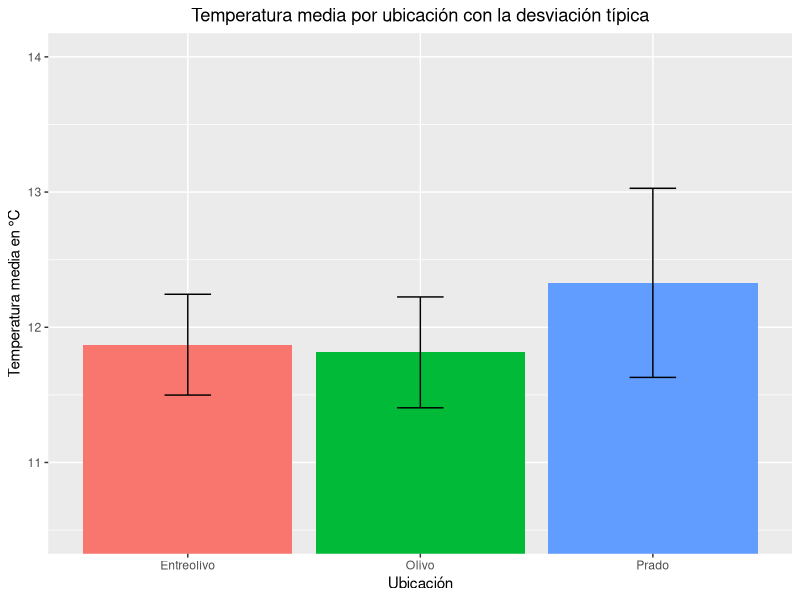
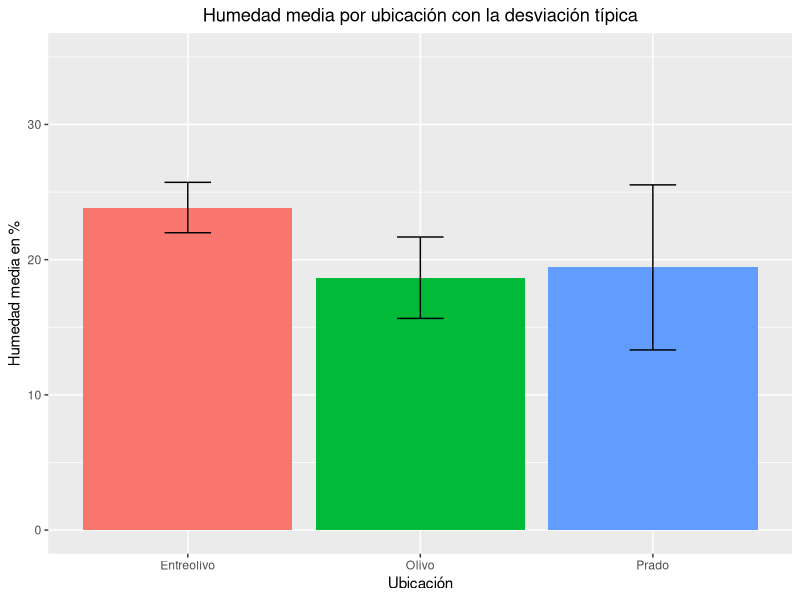
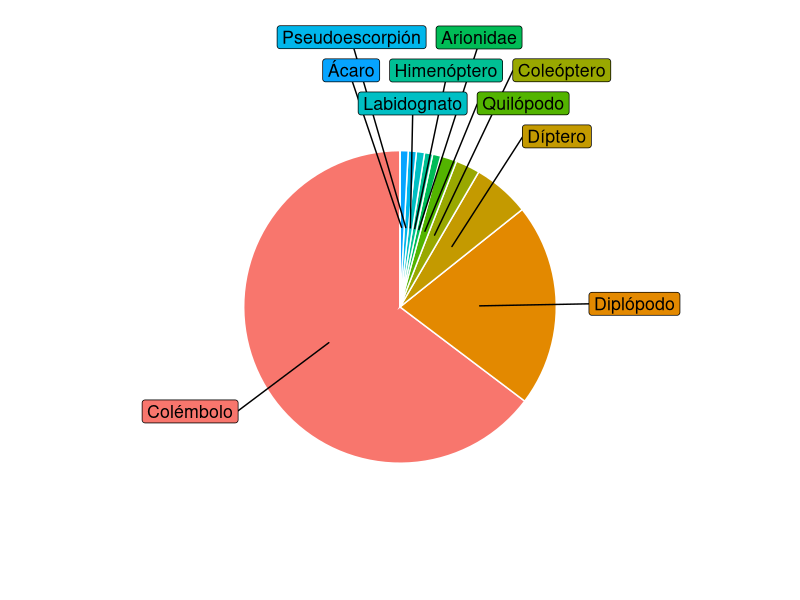
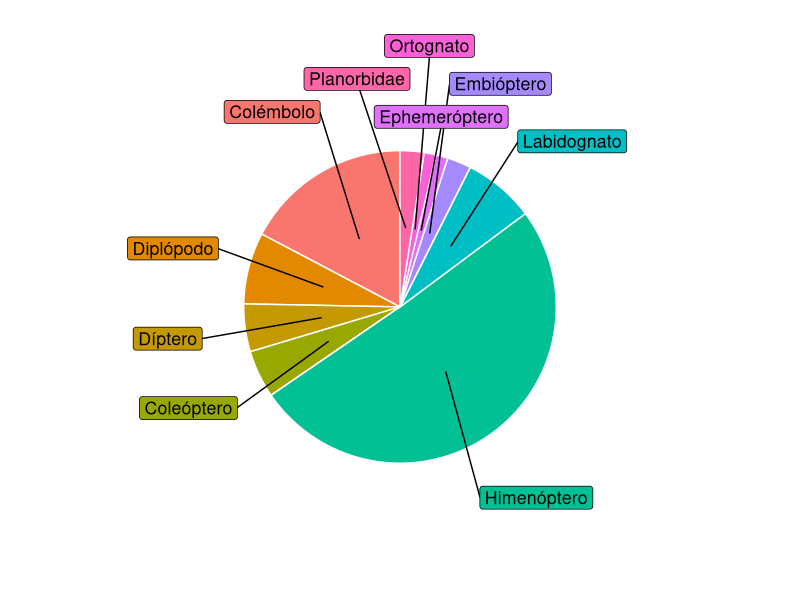
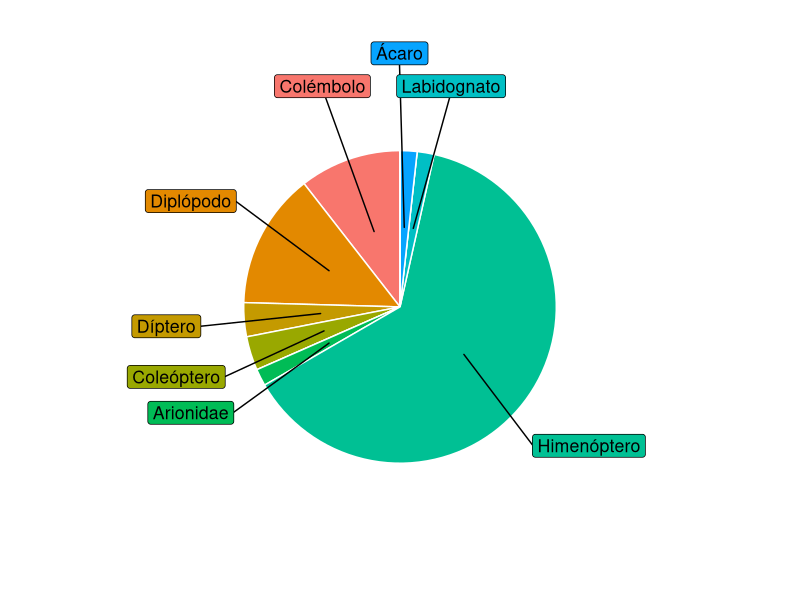

The R script that drew these images, in order:
## ---- chunk 1
knitr::opts_chunk$set(echo = TRUE)
library(tidyverse)
library(conflicted)
library(ggplot2)
library(here)
library(ggrepel)

conflicts_prefer(dplyr::filter)
conflicts_prefer(dplyr::lag)
## ---- chunk 2
data <- read_csv2(here("2025-02-07 Datos ambientales PIM.csv"))

graph_data <- data %>% 
  group_by(Ubicación) %>%
  summarise(
    `Temperatura media` = mean(`Temperatura`, na.rm = TRUE),
    `Temperatura desviación típica` = sd(`Temperatura`, na.rm = TRUE),
    `Humedad media` = mean(`Humedad`, na.rm = TRUE),
    `Humedad desviación típica` = sd(`Humedad`, na.rm = TRUE),
  )
graph_data %>% 
  ggplot(aes(y = `Temperatura media`, x = `Ubicación`, fill = Ubicación)) +
  geom_col() + 
  ylab("Temperatura media en °C") +
  ggtitle("Temperatura media por ubicación con la desviación típica") +
  theme(plot.title = element_text(hjust = 0.5), legend.position = "none") +
  coord_cartesian(ylim = c(10.5, 14)) +
  geom_errorbar(aes(ymin = `Temperatura media` - `Temperatura desviación típica`, 
                ymax = `Temperatura media` + `Temperatura desviación típica`), 
                width = 0.2, position = position_dodge(0.9))
  
graph_data %>%
  ggplot(aes(y = `Humedad media` * 100, x = `Ubicación`, fill = Ubicación)) +
  geom_col() + 
  ylab("Humedad media en %") +
  ggtitle("Humedad media por ubicación con la desviación típica") +
  theme(plot.title = element_text(hjust = 0.5), legend.position = "none") +
  coord_cartesian(ylim = c(0, 35)) +
  geom_errorbar(aes(ymin = (`Humedad media` - `Humedad desviación típica`) * 100, 
                ymax = (`Humedad media` + `Humedad desviación típica`) * 100) , 
                width = 0.2, position = position_dodge(0.9))

## ---- chunk 3
data2 <- read.csv2(here("2025-04-08 - datos especies - medias.csv"), fileEncoding = "UTF-8")

graph_data2 <- data2 %>% 
  mutate(Especie = substring(Especie, 1, nchar(Especie) - 2)) %>% 
  group_by(Especie) %>% 
  summarise(
    `Olivo` = sum(Olivo, na.rm = TRUE),
    `Entreolivo` = sum(Entreolivo, na.rm = TRUE),
    `Prado` = sum(Prado, na.rm = TRUE),
  ) %>% 
  arrange(desc(Olivo))

OlivoPosData <- graph_data2 %>%
  filter(Olivo > 0) %>%
  mutate(csum = rev(cumsum(rev(Olivo))), 
         Olypos = Olivo/2 + lead(csum, 1),
         Olypos = if_else(is.na(Olypos), Olivo/2, Olypos))

EntreOlivoPosData <- graph_data2 %>%
  filter(Entreolivo > 0) %>%
  mutate(csum = rev(cumsum(rev(Entreolivo))), 
         EntreOlypos = Entreolivo/2 + lead(csum, 1),
         EntreOlypos = if_else(is.na(EntreOlypos), Entreolivo/2, EntreOlypos))

PradoPosData <- graph_data2 %>%
  filter(Prado > 0) %>%
  mutate(csum = rev(cumsum(rev(Prado))), 
         Pradoypos = Prado/2 + lead(csum, 1),
         Pradoypos = if_else(is.na(Pradoypos), Prado/2, Pradoypos))
## ---- chunk 4
graph_data2 %>% 
  ggplot(aes(x="", y=Olivo, fill=fct_inorder(Especie))) +
  geom_bar(stat="identity", width=1, color="white") +
  coord_polar("y", start=0) +
  geom_label_repel(data = OlivoPosData,
                   aes(y = Olypos, label = paste0(Especie)),
                   size = 4.5, nudge_x = 1, show.legend = FALSE) +
  theme_void() + 
  theme(legend.position = "none", plot.margin = margin(t = 10, r = 0, b = 0, l = 0, unit = "pt"))
## ---- chunk 5
graph_data2 %>% 
  ggplot(aes(x="", y=Prado, fill=fct_inorder(Especie))) +
  geom_bar(stat="identity", width=1, color="white") +
  coord_polar("y", start=0) +
  geom_label_repel(data = PradoPosData,
                   aes(y = Pradoypos, label = paste0(Especie)),
                   size = 4.5, nudge_x = 1, show.legend = FALSE) +
  theme_void() + 
  theme(legend.position = "none", plot.margin = margin(t = 10, r = 0, b = 0, l = 0, unit = "pt"))
## ---- chunk 6
graph_data2 %>% 
  ggplot(aes(x="", y=Entreolivo, fill=fct_inorder(Especie))) +
  geom_bar(stat="identity", width=1, color="white") +
  coord_polar("y", start=0) +
  geom_label_repel(data = EntreOlivoPosData,
                   aes(y = EntreOlypos, label = paste0(Especie)),
                   size = 4.5, nudge_x = 1, show.legend = FALSE) +
  theme_void() + 
  theme(legend.position = "none", plot.margin = margin(t = 10, r = 0, b = 0, l = 0, unit = "pt"))
